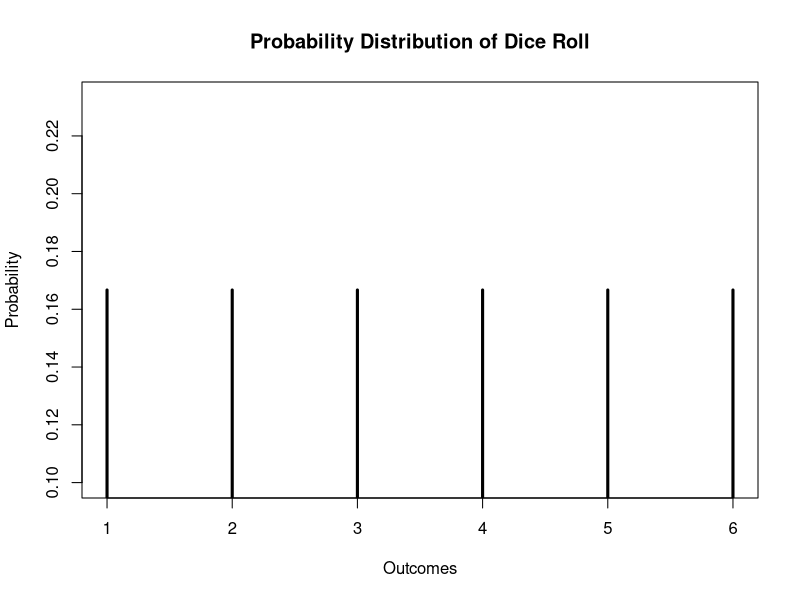
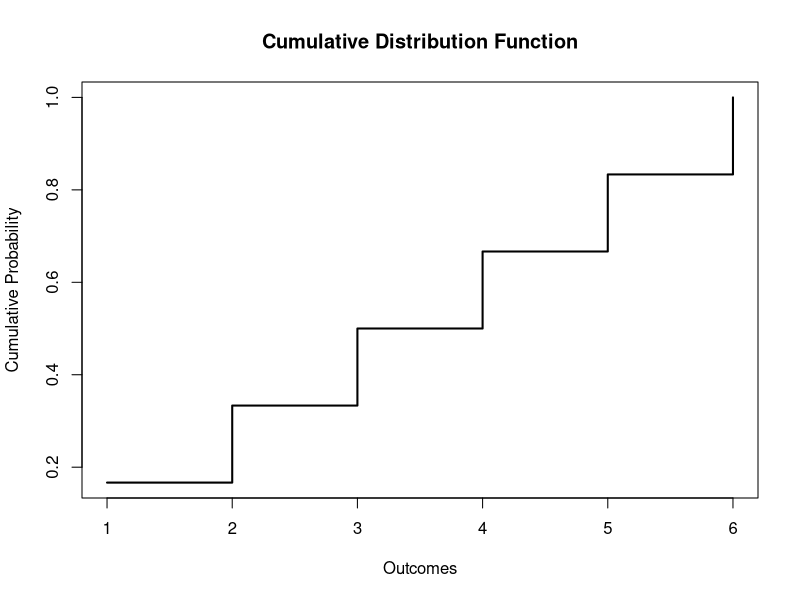
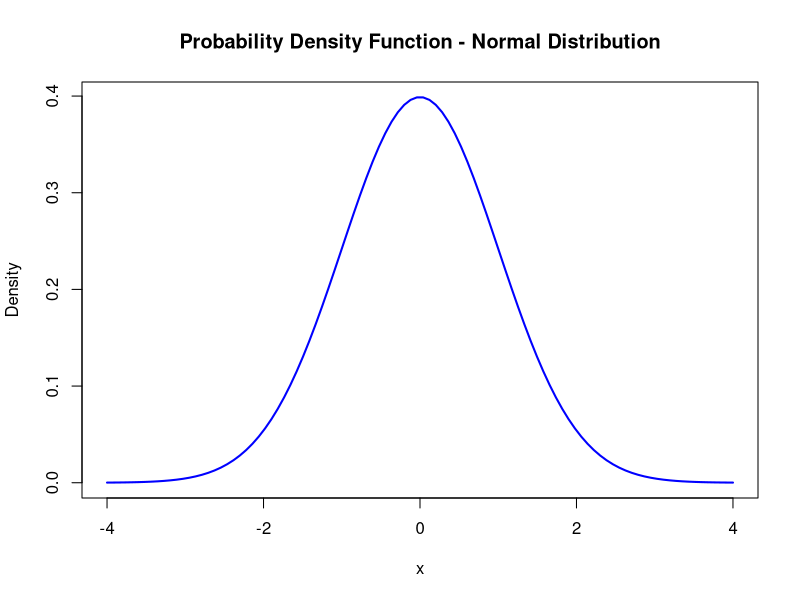
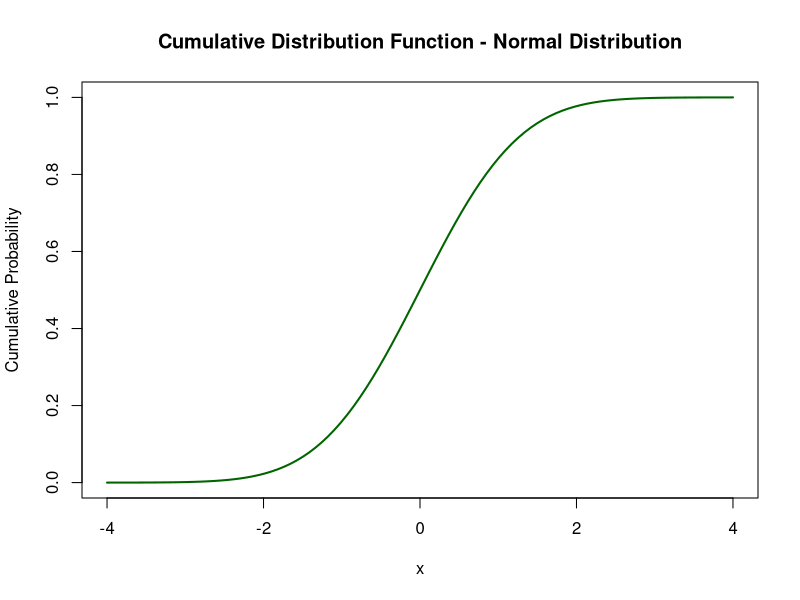
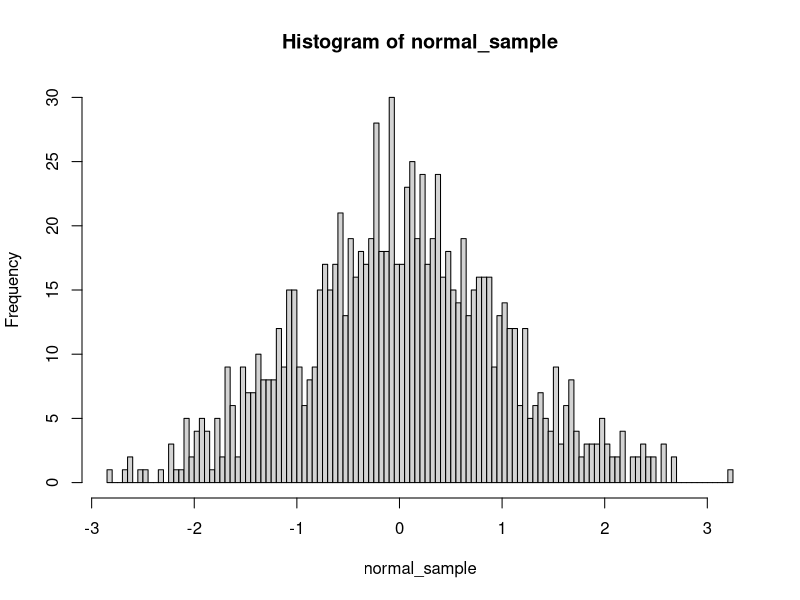
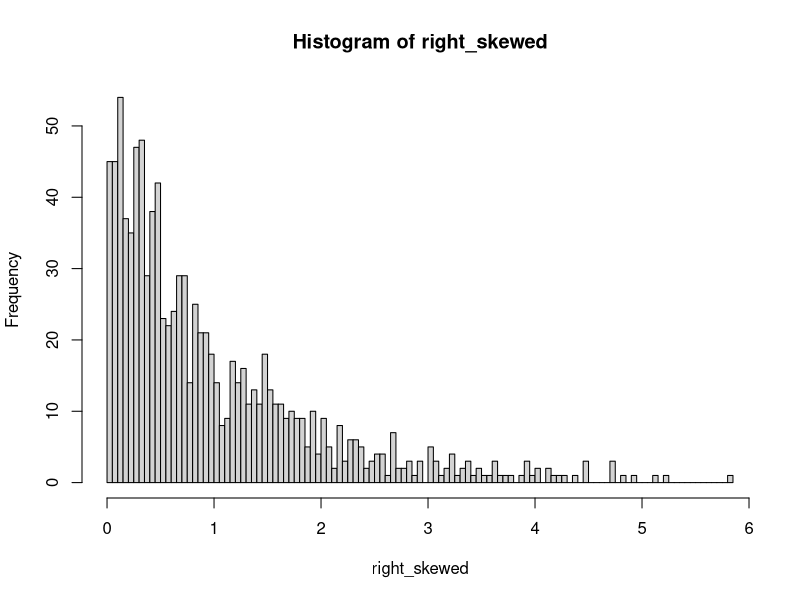
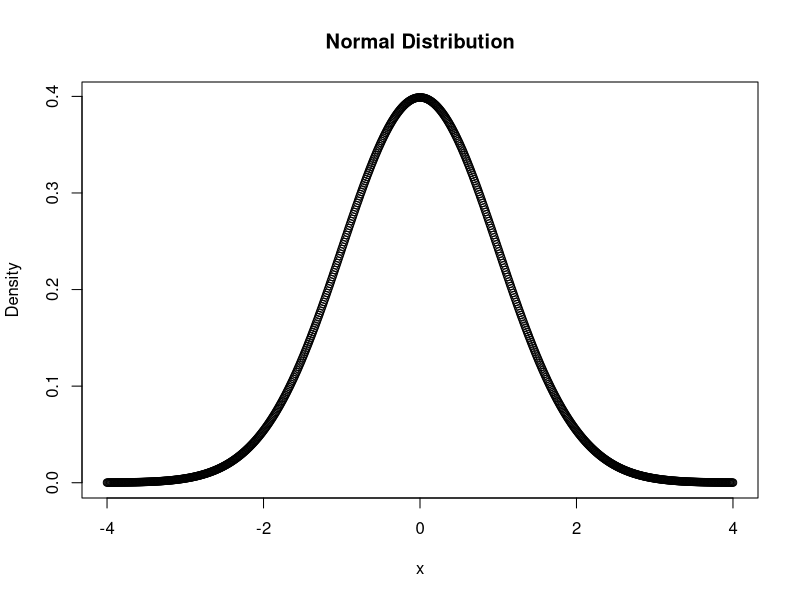
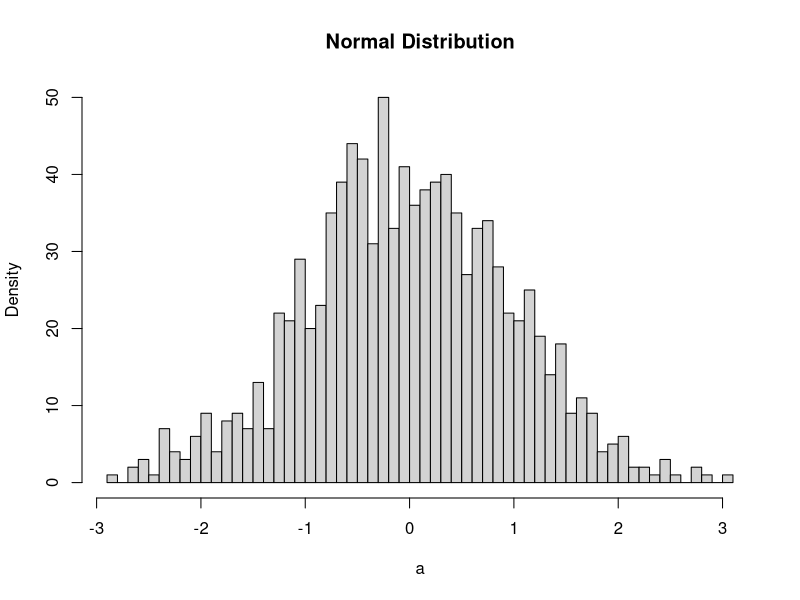

Write R code to recreate these figures, in order.
## ---- chunk 1
knitr::opts_chunk$set(echo = TRUE)
## ---- chunk 2
# Set seed for reproducibility
set.seed(1)
sample(1:6, 1)  # Random roll
## ---- chunk 3
# Generate probabilities
probability <- rep(1/6, 6)

# Plot the probability distribution
plot(probability,
     xlab = "Outcomes",
     ylab = "Probability",
     main = "Probability Distribution of Dice Roll",
     type = "h", lwd = 3)
## ---- chunk 4
# Cumulative probabilities
cum_probability <- cumsum(probability)

# Plot the CDF
plot(cum_probability,
     xlab = "Outcomes",
     ylab = "Cumulative Probability",
     main = "Cumulative Distribution Function",
     type = "s", lwd = 2)
## ---- chunk 5
x <- seq(-4, 4, length=100)
y <- dnorm(x)

plot(x, y, type="l", lwd=2, col="blue",
     main="Probability Density Function - Normal Distribution",
     xlab="x", ylab="Density")
## ---- chunk 6
y_cdf <- pnorm(x)

plot(x, y_cdf, type="l", lwd=2, col="darkgreen",
     main="Cumulative Distribution Function - Normal Distribution",
     xlab="x", ylab="Cumulative Probability")
## ---- chunk 7
#install.packages("e1071")
library(e1071)

# Generate a sample from the normal distribution
set.seed(123)
normal_sample <- rnorm(1000)

# Skewness and Kurtosis
skewness(normal_sample)
kurtosis(normal_sample)

hist(normal_sample, breaks = 200)
## ---- chunk 8
# Right-skewed example
right_skewed <- rexp(1000)
skewness(right_skewed)
kurtosis(right_skewed)

hist(right_skewed, breaks = 200)
## ---- chunk 9
x <- seq(-4, 4, 0.01)
y <- dnorm(x)
plot(x, y, main="Normal Distribution", ylab="Density")
## ---- chunk 10
a = rnorm(1000)
hist(a, breaks = 50, main="Normal Distribution", ylab="Density")
## ---- chunk 11
curve(dt(x, df = 10), from = -4, to = 4, col = "red", lwd = 2, main = "t-Distribution")
## ---- chunk 12
curve(dchisq(x, df=4), from=0, to=20, col="darkgreen", lwd=2, main="Chi-Square Distribution")
## ---- chunk 13
curve(df(x, df1 = 5, df2 = 10), from=0, to=5, col="blue", lwd=2, main="F Distribution")
## ---- chunk 14
# Simulate 100 Bernoulli trials (p = 0.3)
set.seed(42)
# Simulate 100 Bernoulli trials with success probability = 0.3
# rbinom() generates random values from a binomial distribution
# Setting size = 1 turns it into a Bernoulli trial (i.e., one trial per draw: success = 1, failure = 0)
bernoulli_trials <- rbinom(100, size = 1, prob = 0.3)

# Count the number of 0s (failures) and 1s (successes)
# This gives a simple frequency table showing how many successes and failures occurred
table(bernoulli_trials)
## ---- chunk 15
# Probability distribution for 0 to 10 successes, with 10 trials and p = 0.5
x <- 0:10  # These are all the possible outcomes in 10 trials

# Calculate the probability of each outcome using the binomial distribution
# dbinom() returns the probability of getting exactly x successes in a fixed number of trials
# Parameters: size = 10 trials, prob = 0.5 probability of success in each trial
y <- dbinom(x, size = 10, prob = 0.5)

# Create a bar plot to visualize the binomial probability distribution
barplot(y,
        names.arg = x,        # Label each bar with the number of successes
        col = "skyblue",      # Set bar color
        main = "Binomial Distribution (n=10, p=0.5)",  # Title of the plot
        xlab = "Number of Successes",                 # Label x-axis
        ylab = "Probability")                         # Label y-axis
## ---- chunk 16
# Generate a random sample of 30 values from a normal distribution with mean 70 and standard deviation 10
sample_data <- rnorm(30, mean = 70, sd = 10)

# Compute the sample mean (point estimate of population mean)
mean_val <- mean(sample_data)

# Calculate the standard error of the mean (SE = s / sqrt(n))
# This tells us how much the sample mean is expected to vary
se <- sd(sample_data) / sqrt(length(sample_data))

# Find the critical t-value for a 95% confidence level
# qt(0.975, df) gives the cutoff for the upper 2.5% of the t-distribution (two-tailed: 2.5% in each tail)
t_critical <- qt(0.975, df = length(sample_data) - 1)

# Compute the lower bound of the confidence interval
ci_low <- mean_val - t_critical * se

# Compute the upper bound of the confidence interval
ci_high <- mean_val + t_critical * se

# Output the results: the sample mean and the 95% confidence interval
c(mean = mean_val, CI_low = ci_low, CI_high = ci_high)
## ---- chunk 17
t.test(sample_data, mu = 70)
## ---- chunk 18
group1 <- rnorm(30, mean = 72, sd = 10)
group2 <- rnorm(30, mean = 68, sd = 10)

t.test(group1, group2, var.equal = TRUE)
## ---- chunk 19
# Simulate data: 30 observations from a normal distribution with mean 72 and sd 10
set.seed(42)  # Ensures reproducibility
sample_data <- rnorm(30, mean = 72, sd = 10)  # Generate random sample

# Set the null hypothesis value (mu_0) we want to test the sample against
mu_0 <- 70  # Hypothesized population mean

# Compute the t-statistic manually
# Formula: t = (sample mean - hypothesized mean) / (standard error)
t_stat <- (mean(sample_data) - mu_0) / (sd(sample_data) / sqrt(length(sample_data)))

# Degrees of freedom for a one-sample t-test is n - 1
df <- length(sample_data) - 1

# Calculate two-tailed p-value from t-distribution
# pt() gives cumulative probability; 2* because we are interested in both tails
p_val <- 2 * pt(-abs(t_stat), df)

# Define the x-axis for the plot: a sequence of values from -4 to 4
x <- seq(-4, 4, length = 1000)

# Get the corresponding y values for the t-distribution PDF
y <- dt(x, df = df)  # dt = density of the t-distribution

# Create the plot of the t-distribution
plot(x, y, lwd = 1, main = "Two-Tailed t-Test: p-Value Visualization")  # Line plot

# Draw vertical lines at the positive and negative t-stat values
abline(v = c(-abs(t_stat), abs(t_stat)), col = "red", lty = 2)

# Shade the left tail area (t < -|t_stat|) to visualize part of the p-value
polygon(c(x[x <= -abs(t_stat)], -abs(t_stat)), 
        c(y[x <= -abs(t_stat)], 0), col = "pink", border = NA)

# Shade the right tail area (t > |t_stat|) to complete the two-tailed p-value
polygon(c(x[x >= abs(t_stat)], abs(t_stat)), 
        c(y[x >= abs(t_stat)], 0), col = "pink", border = NA)
## ---- chunk 20
group_a <- rnorm(30, mean = 65, sd = 5)
group_b <- rnorm(30, mean = 70, sd = 5)
group_c <- rnorm(30, mean = 75, sd = 5)

data <- data.frame(
  score = c(group_a, group_b, group_c),
  group = factor(rep(c("A", "B", "C"), each = 30))
)

anova_result <- aov(score ~ group, data = data)
summary(anova_result)
## ---- chunk 21
boxplot(score ~ group, data = data,
        col = c("skyblue", "lightgreen", "lightpink"),
        main = "Group Score Comparison",
        ylab = "Score")
